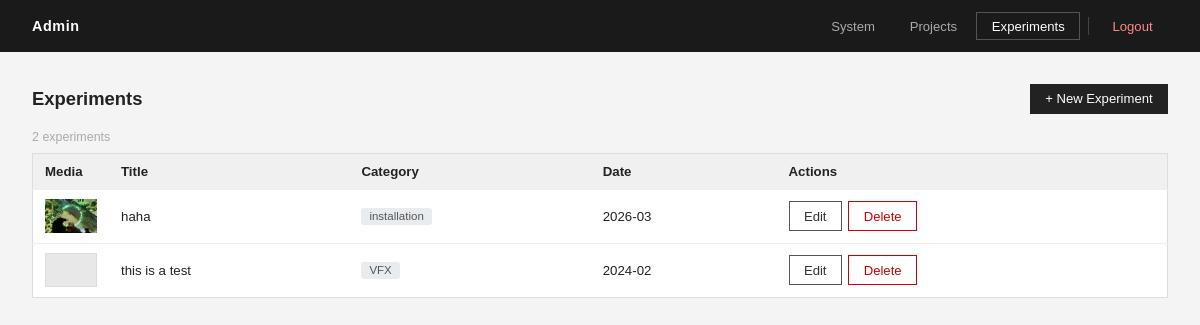
The page /admin/dashboard.php?tab=experiments (signed in) on the database as committed earlier.
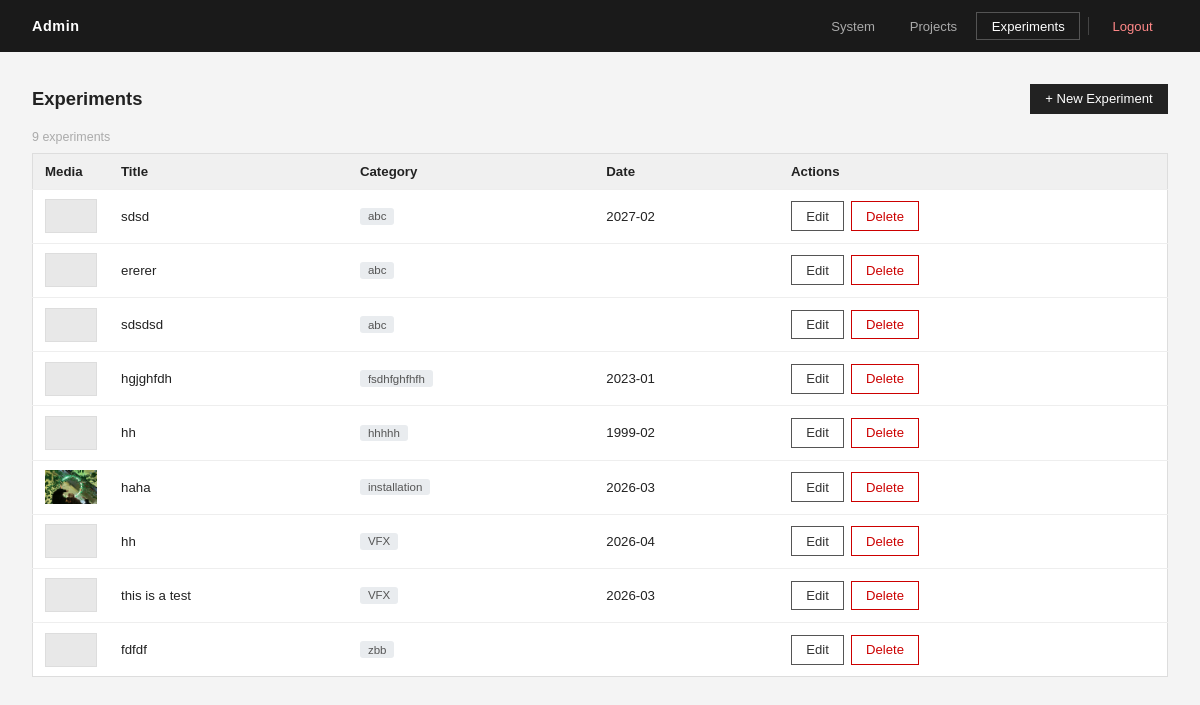
The same page on the database as committed later.
### tables this page shows
CREATE TABLE experiments (
            id         INTEGER PRIMARY KEY AUTOINCREMENT,
            title      TEXT    NOT NULL,
            category   TEXT,
            date       TEXT,
            sort_order INTEGER DEFAULT 0,
            created_at TEXT,
            updated_at TEXT
        , description TEXT);

### src/experiment-model.php (called while the page is built, shortened)
<?php
require_once __DIR__ . '/media.php';
function get_all_experiments(): array {
    $db = get_db();
    return $db->query("SELECT * FROM experiments ORDER BY category COLLATE NOCASE ASC, date DESC")
              ->fetchAll(PDO::FETCH_ASSOC);
}
function list_experiment_media(int $id): array {
    return _list_media_files(get_experiment_media_path((string) $id));
}

### src/media.php (called while the page is built, shortened)
<?php
function get_experiment_media_path(string $slug): string {
    return UPLOADS_ROOT . '/experiments/' . $slug;
}
function _list_media_files(string $path): array {
    if (!is_dir($path)) return [];
    $files = [];
    $items = array_diff(scandir($path), ['.', '..']);
    foreach ($items as $item) {
        $full = "$path/$item";
        $rel = '/uploads' . substr($full, strlen(UPLOADS_ROOT));
        $rel = str_replace('\\', '/', $rel);
        $files[] = [
            'name' => $item,
            'url'  => $rel,
            'ext'  => strtolower(pathinfo($item, PATHINFO_EXTENSION)),
            'size' => filesize($full),
            'path' => $full,
        ];
    }
    return $files;
}

### public/admin/dashboard.php (the view, shortened to what the changed rows need)
<?php
require_once __DIR__ . '/../../src/experiment-model.php';
$tab = $_GET['tab'] ?? 'system';
$required_columns = [
    'year'         => 'TEXT',
    'subtitle'     => 'TEXT',
    'category'     => 'TEXT',
    'skillset'     => 'TEXT',
    'material'     => 'TEXT',
    'exhibition'   => 'TEXT',
    'location'     => 'TEXT',
    'sections'     => 'TEXT',
    'cover_image'  => 'TEXT',
    'video_url'    => 'TEXT',
    'is_published' => 'INTEGER DEFAULT 1',
    'created_at'   => 'TEXT',
    'updated_at'   => 'TEXT',
    'edit_count'   => 'INTEGER DEFAULT 0',
    'sort_order'   => 'INTEGER DEFAULT 0',
];
$migration_results = [];
$migration_ran     = false;
$db_path      = get_db_path();
$db_dir       = dirname($db_path);
$db_exists    = file_exists($db_path);
$db_readable  = $db_exists && is_readable($db_path);
$db_writable  = $db_exists && is_writable($db_path);
$dir_writable = is_writable($db_dir);
$write_test_ok  = false;
$write_test_err = '';
$tmp = $db_dir . '/_write_test_' . time() . '.tmp';
try {
    $r = file_put_contents($tmp, 'test');
    if ($r !== false) { $write_test_ok = true; unlink($tmp); }
    else { $write_test_err = 'file_put_contents returned false'; }
} catch (Throwable $e) { $write_test_err = $e->getMessage(); }
$sqlite_write_ok  = false;
$sqlite_write_err = '';
if ($db_exists) {
    try {
        $sqlite_write_ok = true;
    } catch (Throwable $e) { $sqlite_write_err = $e->getMessage(); }
}
$col_names = [];
if ($db_exists) {
    try {
        $db = get_db();
        $all_columns = $db->query("PRAGMA table_info(projects)")->fetchAll(PDO::FETCH_ASSOC);
        $col_names   = array_column($all_columns, 'name');
    } catch (Throwable $e) {}
}
$needs_migration = !empty(array_diff(array_keys($required_columns), $col_names));
$sys_healthy = $db_exists && $db_readable && $db_writable && $dir_writable && $sqlite_write_ok && !$needs_migration;
$all_experiments = ($tab === 'experiments') ? get_all_experiments() : [];
?>
<!DOCTYPE html>
<html lang="en">
<head>
</head>
<body>
<div class="page">
<?php  if ($tab === 'system'): ?>
<div class="status-bar">
    <div class="dot <?= $sys_healthy ? 'dot-ok' : ($needs_migration ? 'dot-warn' : 'dot-err') ?>"></div>
    <span style="font-size:0.9rem">
        <?php if ($sys_healthy): ?>
            <span class="ok">All systems operational</span>
        <?php elseif (!$sqlite_write_ok): ?>
            <span class="err">Database is read-only — create, edit, delete will fail</span>
        <?php elseif ($needs_migration): ?>
            <span class="warn">Schema out of date — run migration below</span>
        <?php else: ?>
            <span class="err">Issues detected — see details below</span>
        <?php endif; ?>
    </span>
</div>
<div class="sys-grid">
    <div class="sys-card">
        <h2>Database</h2>
        <div class="sys-row"><span class="sys-key">Path</span><span style="font-size:0.75rem;color:#888;word-break:break-all;text-align:right;max-width:240px"><?= htmlspecialchars(basename($db_path)) ?></span></div>
        <div class="sys-row"><span class="sys-key">Exists</span>   <span><?= $db_exists   ? '<span class="ok">YES</span>' : '<span class="err">NO</span>' ?></span></div>
        <div class="sys-row"><span class="sys-key">Readable</span> <span><?= $db_readable  ? '<span class="ok">YES</span>' : '<span class="err">NO</span>' ?></span></div>
        <div class="sys-row"><span class="sys-key">Writable</span> <span><?= $db_writable  ? '<span class="ok">YES</span>' : '<span class="err">NO</span>' ?></span></div>
        <div class="sys-row"><span class="sys-key">Dir writable</span><span><?= $dir_writable ? '<span class="ok">YES</span>' : '<span class="err">NO</span>' ?></span></div>
    </div>
    <div class="sys-card">
        <h2>Write Tests</h2>
        <div class="sys-row">
            <span class="sys-key">Directory write</span>
            <span><?= $write_test_ok   ? '<span class="ok">PASSED</span>' : '<span class="err">FAILED</span>' ?></span>
        </div>
        <div class="sys-row">
            <span class="sys-key">SQLite write</span>
            <span><?= $sqlite_write_ok ? '<span class="ok">PASSED</span>' : '<span class="err">FAILED</span>' ?></span>
        </div>
        <?php if (!$write_test_ok):    ?><div class="sys-row"><span class="sys-key" style="color:#c00">Error</span><span style="font-size:0.75rem;color:#c00"><?= htmlspecialchars($write_test_err)   ?></span></div><?php endif; ?>
        <?php if (!$sqlite_write_ok):  ?><div class="sys-row"><span class="sys-key" style="color:#c00">Error</span><span style="font-size:0.75rem;color:#c00"><?= htmlspecialchars($sqlite_write_err) ?></span></div><?php endif; ?>
    </div>
    <div class="sys-card" style="grid-column: 1 / -1">
        <h2>Schema — projects table (<?= count($col_names) ?> columns present)</h2>
        <table class="col-table">
            <tr>
                <?php
                $chunks = array_chunk(array_keys($required_columns), (int)ceil(count($required_columns)/2));
                foreach ($chunks as $chunk): ?>
                <td style="vertical-align:top;width:50%;padding-right:1rem">
                    <?php foreach ($chunk as $col): ?>
                    <div class="sys-row">
                        <span class="sys-key"><?= htmlspecialchars($col) ?></span>
                        <?php if (in_array($col, $col_names, true)): ?>
                            <span class="col-ok">present</span>
                        <?php else: ?>
                            <span class="col-missing">MISSING</span>
                        <?php endif; ?>
                    </div>
                    <?php endforeach; ?>
                </td>
                <?php endforeach; ?>
            </tr>
        </table>
    </div>
</div>
<div class="sys-migrate-card">
    <h2 style="font-size:0.7rem;text-transform:uppercase;letter-spacing:.08em;color:#888;margin-bottom:0.9rem;padding-bottom:0.4rem;border-bottom:1px solid #eee">Schema Migration</h2>
    <?php if ($migration_ran): ?>
    <table class="col-table" style="margin-bottom:1rem">
        <?php foreach ($migration_results as $r): ?>
        <tr>
            <td style="width:60px">
                <?php if ($r['status']==='added'): ?><span class="m-added">added</span>
                <?php elseif ($r['status']==='skip'): ?><span class="m-skip">skip</span>
                <?php else: ?><span class="m-error">error</span><?php endif; ?>
            </td>
            <td><?= htmlspecialchars($r['col']) ?> <span style="color:#bbb;font-size:0.75rem">(<?= htmlspecialchars($r['def']) ?>)</span></td>
        </tr>
        <?php endforeach; ?>
    </table>
    <?php endif; ?>
    <form method="POST">
        <input type="hidden" name="action" value="migrate">
        <button type="submit" class="migrate-btn">Run Migration</button>
    </form>
</div>
<?php  elseif ($tab === 'experiments'): ?>
<div class="section-head">
    <h1>Experiments</h1>
    <div class="section-head-right">
    </div>
</div>
<?php if (empty($all_experiments)): ?>
    <p style="color:#888;font-size:0.9rem">No experiments yet.</p>
<?php else: ?>
    <p style="font-size:0.78rem;color:#aaa;margin-bottom:0.6rem"><?= count($all_experiments) ?> experiments</p>
    <table>
        <thead>
            <tr>
                <th style="width:64px">Media</th>
                <th>Title</th>
                <th>Category</th>
                <th>Date</th>
                <th>Actions</th>
            </tr>
        </thead>
        <tbody>
            <?php foreach ($all_experiments as $e):
                $media = list_experiment_media((int)$e['id']);
                $thumb = null;
                foreach ($media as $f) {
                    if (in_array($f['ext'], ['jpg','jpeg','png','webp','gif'])) { $thumb = $f; break; }
                }
            ?>
            <tr>
                <td>
                    <?php if ($thumb): ?>
                        <img class="thumb" src="<?= htmlspecialchars($thumb['url']) ?>" alt="">
                    <?php else: ?>
                        <div class="thumb-placeholder"></div>
                    <?php endif; ?>
                </td>
                <td><?= htmlspecialchars($e['title']) ?></td>
                <td><span class="cat-badge"><?= htmlspecialchars($e['category'] ?? '—') ?></span></td>
                <td><?= htmlspecialchars($e['date'] ?? '—') ?></td>
                <td>
                    <div class="actions">
                        <a href="/admin/experiment-edit.php?id=<?= (int)$e['id'] ?>" class="btn">Edit</a>
                        <a href="/admin/experiment-delete.php?id=<?= (int)$e['id'] ?>" class="btn btn-danger">Delete</a>
                    </div>
                </td>
            </tr>
            <?php endforeach; ?>
        </tbody>
    </table>
<?php endif; ?>
<?php endif; ?>
</div>
</body>
</html>

Rows that differ between the two databases and show on the page:
added experiments: title "sdsd", category "abc", date "2027-02"
added experiments: title "ererer", category "abc"
added experiments: title "sdsdsd", category "abc"
added experiments: title "hgjghfdh", category "fsdhfghfhfh", date "2023-01"
added experiments: title "hh", category "hhhhh", date "1999-02"
added experiments: title "hh", category "VFX", date "2026-04"
changed experiments "this is a test": date "2024-02" → "2026-03"
added experiments: title "fdfdf", category "zbb"
Other text that changed with them:
count($all_experiments): "2" → "9"
